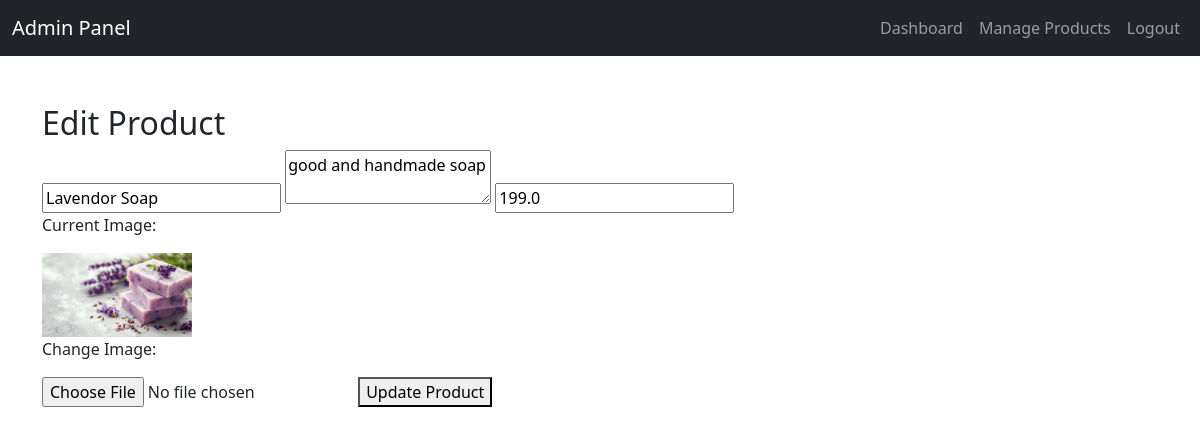
/admin/products/edit/1 (signed in), run on the app's committed database.
### tables this page shows
CREATE TABLE products (
            id INTEGER PRIMARY KEY AUTOINCREMENT,
            name TEXT NOT NULL,
            description TEXT,
            price REAL NOT NULL,
            image TEXT
        );

### app.py (the view, shortened to what this page needs)
@app.route('/admin/products/edit/<int:product_id>', methods=['GET', 'POST'])
def edit_product(product_id):
    if not session.get('admin'):
        return redirect(url_for('admin_login'))
    conn = get_db_connection()
    product = conn.execute('SELECT * FROM products WHERE id = ?', (product_id,)).fetchone()
    conn.close()
    return render_template('edit_product.html', product=product)

### app.py (called while the page is built)
def get_db_connection():
    conn = sqlite3.connect('products.db')
    conn.row_factory = sqlite3.Row
    return conn

### templates/edit_product.html (shortened to what this page needs)
<!DOCTYPE html>
<html lang="en">
<head>
    <link href="https://cdn.jsdelivr.net/npm/bootstrap@5.3.2/dist/css/bootstrap.min.css" rel="stylesheet">
</head>
<body>
<nav class="navbar navbar-expand-lg navbar-dark bg-dark">
    <div class="container-fluid">
        <a class="navbar-brand" href="#">Admin Panel</a>
        <div class="collapse navbar-collapse">
            <ul class="navbar-nav ms-auto">
                <li class="nav-item"><a class="nav-link" href="/admin">Dashboard</a></li>
                <li class="nav-item"><a class="nav-link" href="/admin/products">Manage Products</a></li>
                <li class="nav-item"><a class="nav-link" href="/admin/logout">Logout</a></li>
            </ul>
        </div>
    </div>
</nav>
<div class="container mt-5">
    <h2>Edit Product</h2>
    <form method="POST" enctype="multipart/form-data">
        <input type="text" name="name" value="{{ product['name'] }}" required>
        <textarea name="description">{{ product['description'] }}</textarea>
        <input type="number" name="price" step="0.01" value="{{ product['price'] }}" required>
        <p>Current Image:</p>
        <img src="{{ url_for('static', filename='uploads/' + product['image']) }}" width="150">
        <p>Change Image:</p>
        <input type="file" name="image">
        <button type="submit">Update Product</button>
      </form>
</div>
</body>
</html>

### data on the page
products: name "Lavendor Soap", description "good and handmade soap", price "199.0", image (picture)
